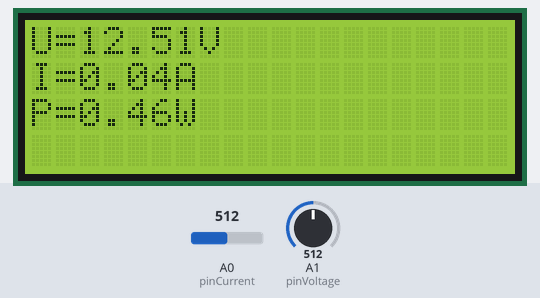
Bench run of a sketch on a simulated Arduino Uno, built with avr-gcc and run on an emulated ATmega328P. On the bench: 20×4 character LCD. The inputs (shaded band) are chosen by the test bench; at power-on: A0 (pinCurrent) = 512, A1 (pinVoltage) = 512.

Above: at 3.2 s.
3.3 s: A0 (pinCurrent) set to 716
At 5.0 s:
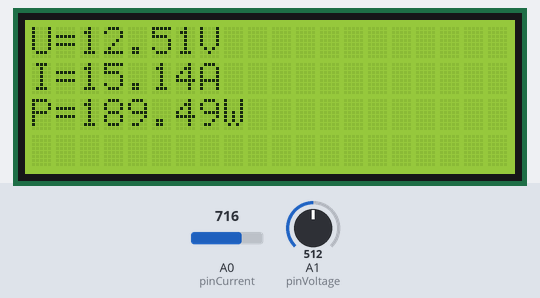
5.5 s: A1 (pinVoltage) set to 716
At 7.0 s:
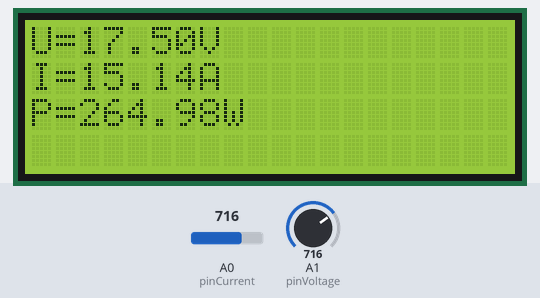
7.6 s: A0 (pinCurrent) set to 900
At 9.0 s:
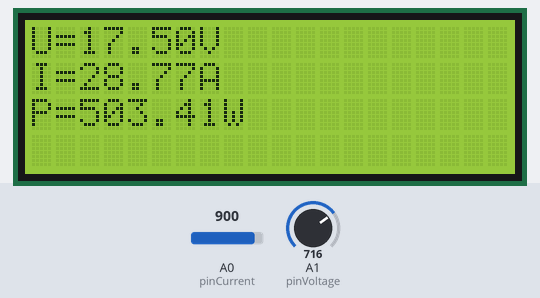
9.6 s: A1 (pinVoltage) set to 900
At 11.0 s:
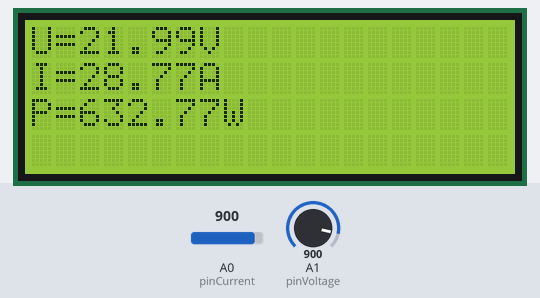
11.6 s: A0 (pinCurrent) set to 1023
At 13.0 s:
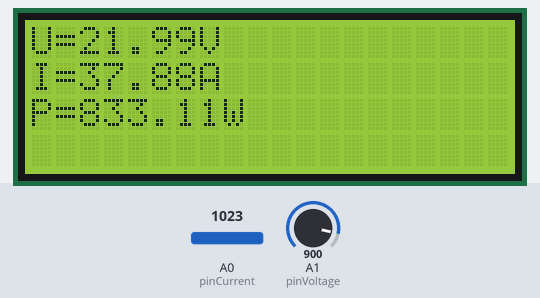
13.6 s: A1 (pinVoltage) set to 1023
At 15.0 s:
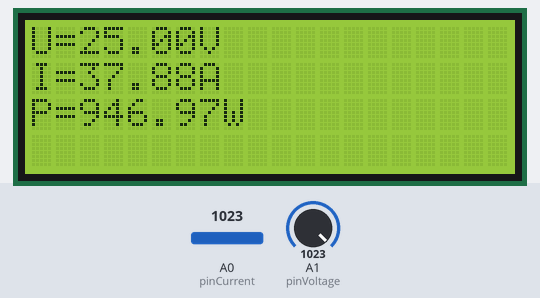
Timing chart, 0 to 16.6 s (numbered marks = the images above; inputs shaded):
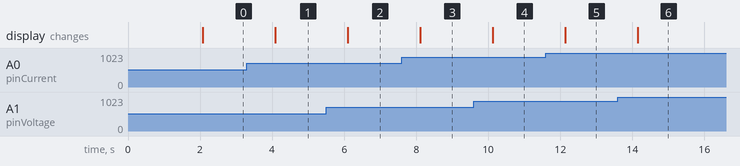

Measured:
- after the input at 3.3 s, the display: changes after 0.79 s (image 1)
- after the input at 5.5 s, the display: changes after 0.60 s (image 2)
- after the input at 7.6 s, the display: changes after 0.51 s (image 3)
- after the input at 9.6 s, the display: changes after 0.53 s (image 4)
- after the input at 11.6 s, the display: changes after 0.54 s (image 5)
- after the input at 13.6 s, the display: changes after 0.55 s (image 6)

The sketch:

Solar_Panel_Electrical_Monitoring_System.ino
```cpp
// Mesure de la puissance d’un panneau solaire
// Par exemple avec un capteur de courant ACS712 et un diviseur de tension

#include <LiquidCrystal.h>

// Initialisation de l'écran LCD (broches RS, E, D4, D5, D6, D7)
LiquidCrystal lcd(13, 12, 11, 10, 9, 8);

// ==== Paramètres capteur ACS712 ====
int sensitivity = 66;      // mV/A → pour module 30A (100 pour 20A, 185 pour 5A)
int offsetVoltage = 2500;  // décalage du capteur (2.5V à zéro courant)
int adcValue = 0;          // lecture analogique brute

// ==== Variables ====
double Voltage = 0.0;  // Tension mesurée du panneau (V)
double Current = 0.0;  // Courant mesuré (A)
double Power = 0.0;    // Puissance réelle (W)

// Broches analogiques
const int pinVoltage = A1;  // capteur tension
const int pinCurrent = A0;  // capteur courant (ACS712)

void setup() {
  lcd.begin(20, 4);
  lcd.setCursor(0, 0);
  lcd.print("  Mesure Panneau  ");
  lcd.setCursor(0, 1);
  lcd.print("   Solaire (W)   ");
  delay(2000);
  lcd.clear();
}

void loop() {
  // === Mesure de la tension ===
  int sensorVoltage = analogRead(pinVoltage);
  float v = (sensorVoltage * 5.0) / 1023.0;  // tension en volts
  // Si tu utilises un diviseur de tension, multiplie par le rapport (ex: *11 pour 0-55V)
  Voltage = v * 5;  // <-- ajuste selon ton diviseur de tension

  // === Mesure du courant ===
  adcValue = analogRead(pinCurrent);
  double Vout = (adcValue * 5000.0) / 1023.0;      // en mV
  Current = (Vout - offsetVoltage) / sensitivity;  // A

  // === Calcul de la puissance ===
  Power = Voltage * Current;

  // === Affichage sur LCD ===
  lcd.setCursor(0, 0);
  lcd.print("U=");
  lcd.print(Voltage, 2);
  lcd.print("V   ");

  lcd.setCursor(0, 1);
  lcd.print("I=");
  lcd.print(Current, 2);
  lcd.print("A   ");

  lcd.setCursor(0, 2);
  lcd.print("P=");
  lcd.print(Power, 2);
  lcd.print("W   ");

  delay(1000);
}
```
